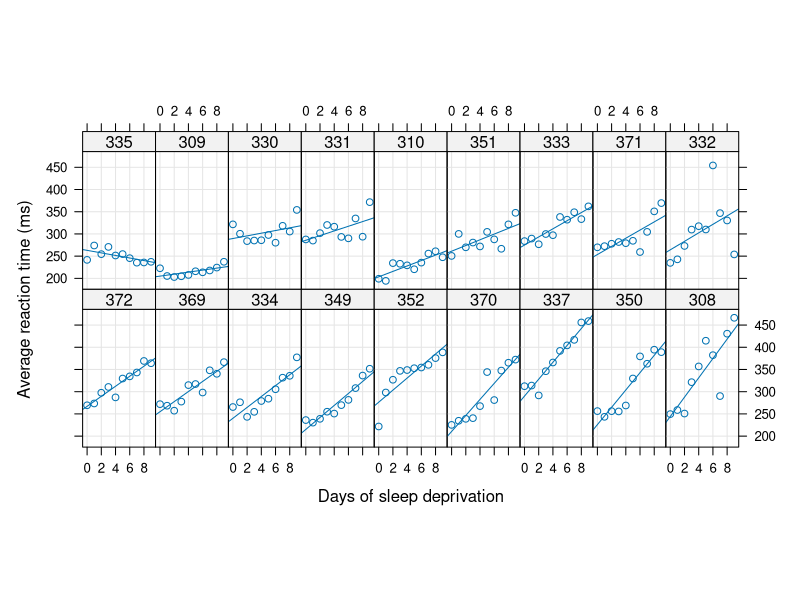
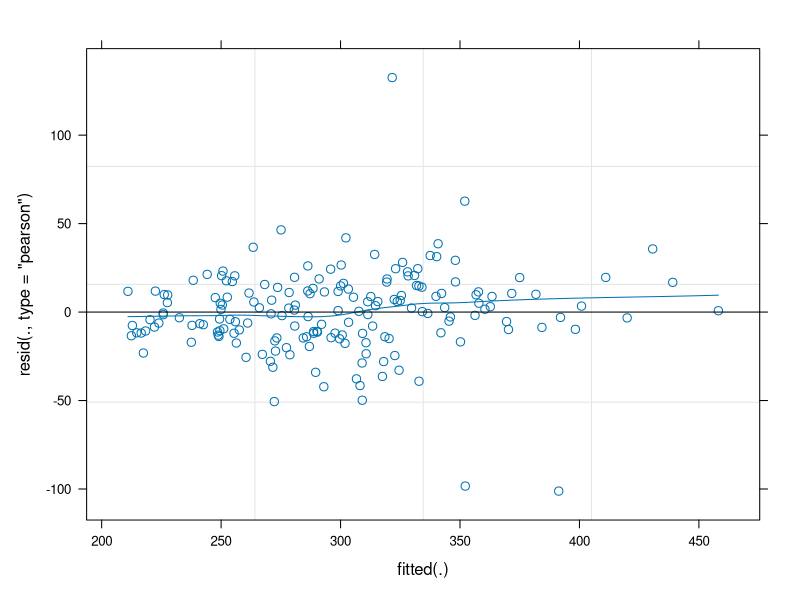
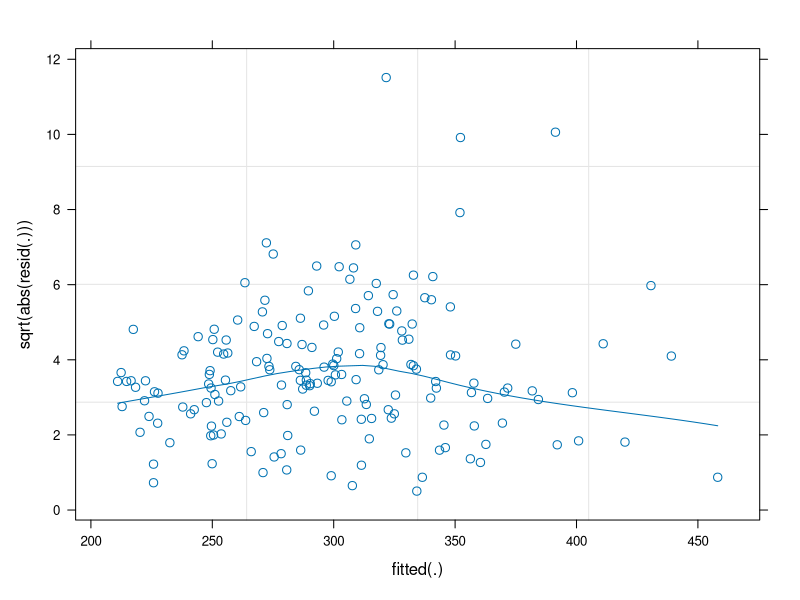
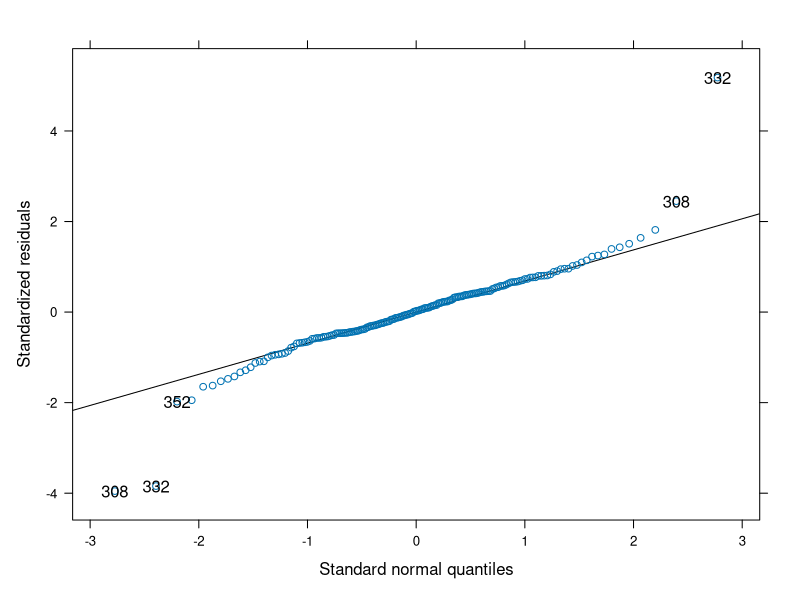
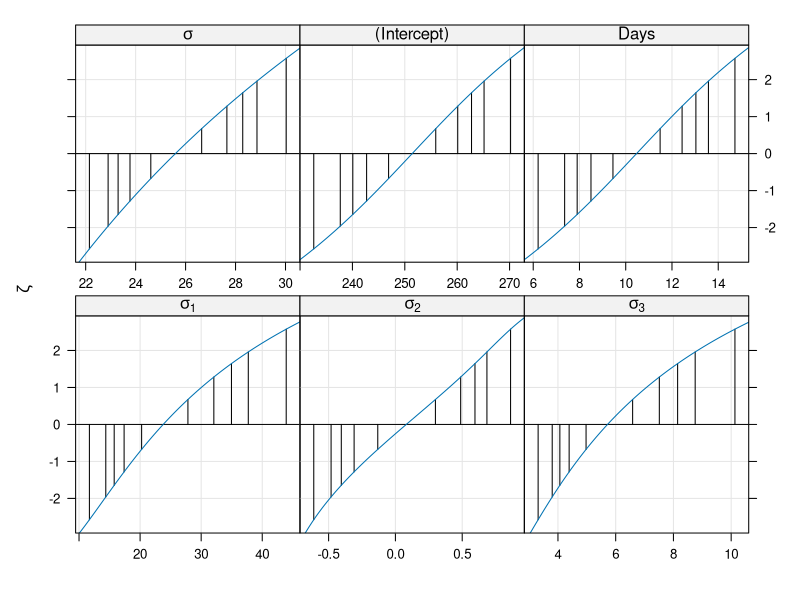
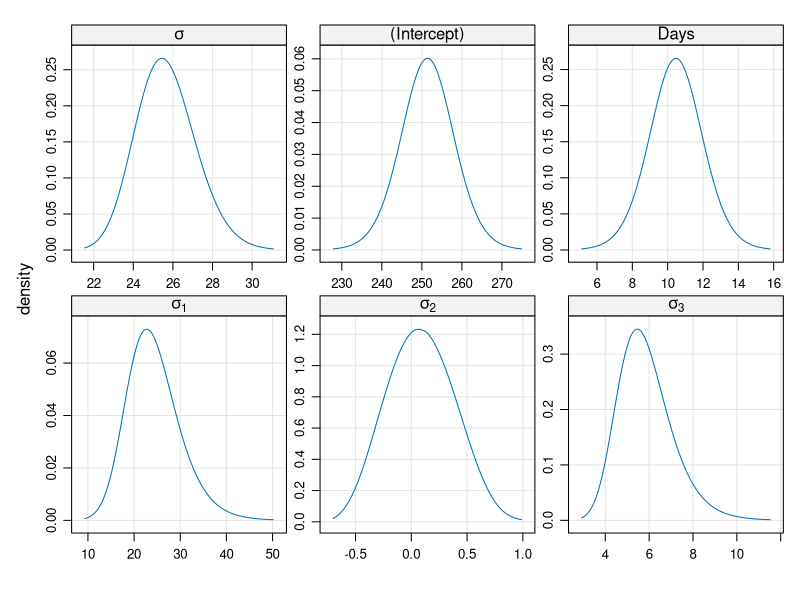
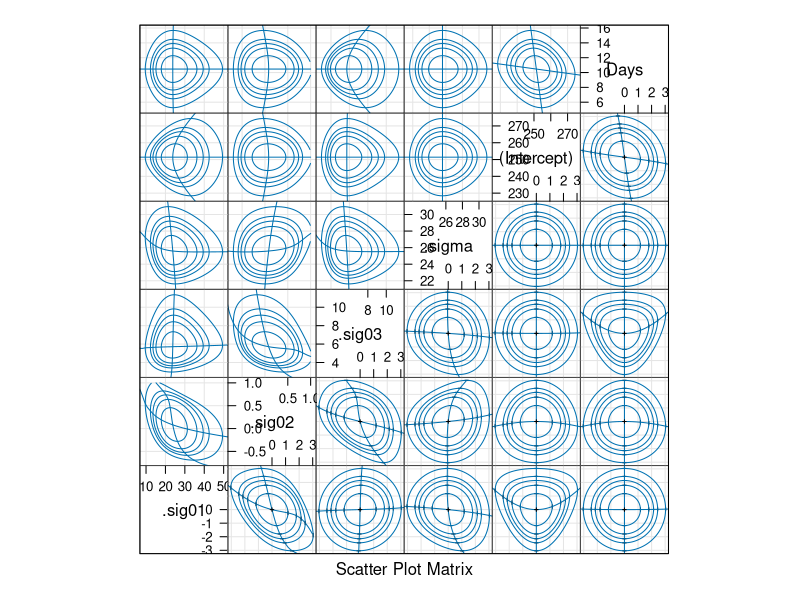
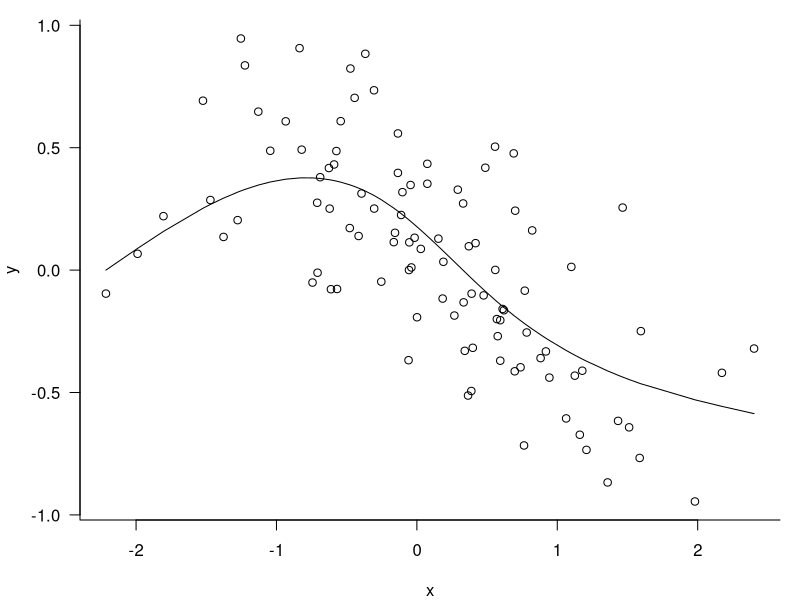

Write R code to recreate these figures, in order.
## ----preliminaries,include=FALSE,cache=FALSE,message=FALSE----------
options(width=70, show.signif.stars=FALSE,
        str=strOptions(strict.width="cut"),
        ## prefer empty continuation for reader's cut'n'paste:
        continue = "   ", #JSS: prompt = "R> ", continue = "+  ",
        useFancyQuotes = FALSE)
library("knitr")
library("lme4")
library("ggplot2")# Keeping default theme, nicer "on line":
#JSS theme_set(theme_bw())
library("grid")
zmargin <- theme(panel.spacing=unit(0,"lines"))
library("lattice")
library("minqa")
library("reformulas")
opts_chunk$set(engine='R',dev='pdf', fig.width=9, fig.height=5.5,
               prompt=TRUE, cache=TRUE, tidy=FALSE, comment=NA, error = FALSE)
knitr::render_sweave()

## ----sleep----------------------------------------------------------
str(sleepstudy)

## ----sleepPlot, echo=FALSE, fig.scap="Reaction time versus days by subject", fig.cap="Average reaction time versus days of sleep deprivation by subject.  Subjects ordered (from left to right starting on the top row) by increasing slope of subject-specific linear regressions.", fig.align='center', fig.pos='tb'----
## BMB: seemed more pleasing to arrange by increasing slope rather than
## intercept ...
xyplot(Reaction ~ Days | Subject, sleepstudy, aspect = "xy",
       layout = c(9, 2), type = c("g", "p", "r"),
       index.cond = function(x, y) coef(lm(y ~ x))[2],
       xlab = "Days of sleep deprivation",
       ylab = "Average reaction time (ms)",
       as.table = TRUE)

## ----outputExample,results="hide"-----------------------------------
fm1 <- lmer(Reaction ~ Days + (Days | Subject), sleepstudy)

## ----modularExampleFormula, tidy=FALSE, eval=FALSE------------------
# parsedFormula <- lFormula(formula = Reaction ~ Days + (Days | Subject),
#                              data = sleepstudy)

## ----modularExampleObjective, tidy=FALSE, eval=FALSE----------------
# devianceFunction <- do.call(mkLmerDevfun, parsedFormula)

## ----modularExampleOptimization, tidy=FALSE, eval=FALSE-------------
# optimizerOutput <- optimizeLmer(devianceFunction)

## ----modularExampleOutput, tidy=FALSE, eval=FALSE-------------------
# mkMerMod(   rho = environment(devianceFunction),
#             opt = optimizerOutput,
#          reTrms = parsedFormula$reTrms,
#              fr = parsedFormula$fr)

## ----MMformula, eval=FALSE------------------------------------------
# resp ~ FEexpr + (REexpr1 | factor1) + (REexpr2 | factor2) + ...

## ----uncorrelatedModel,results="hide"-------------------------------
fm2 <- lmer(Reaction ~ Days + (Days || Subject), sleepstudy)

## ----setSeed, echo=FALSE--------------------------------------------
set.seed(2)

## ----factorToSparseMatrix-------------------------------------------
(f <- gl(3, 2))
(Ji <- t(as(f, Class = "sparseMatrix")))

## ----rawModelMatrix-------------------------------------------------
(Xi <- cbind(1, rep.int(c(-1, 1), 3L)))

## ----KhatriRao------------------------------------------------------
(Zi <- t(KhatriRao(t(Ji), t(Xi))))

## ----sanityCheck, include=FALSE-------------------------------------
## alternative formulation of Zi (eq:Zi)
rbind(
  Ji[1,] %x% Xi[1,],
  Ji[2,] %x% Xi[2,],
  Ji[3,] %x% Xi[3,],
  Ji[4,] %x% Xi[4,],
  Ji[5,] %x% Xi[5,],
  Ji[6,] %x% Xi[6,])

## ----nc, echo=FALSE-------------------------------------------------
nc <- 3

## ----template-------------------------------------------------------
(rowIndices <- rep(1:nc, 1:nc))
(colIndices <- sequence(1:nc))
(template <- sparseMatrix(rowIndices, colIndices,
                          x = 1 * (rowIndices == colIndices)))

## ----thetaFromTemplate----------------------------------------------
(theta <- template@x)

## ----thetaSanityCheck, include=FALSE--------------------------------
lFormula(Reaction ~ (Days + I(Days^2) | Subject), sleepstudy)$reTrms$theta

## ----nl, echo=FALSE-------------------------------------------------
nl <- 2

## ----relativeCovarianceBlock----------------------------------------
(Lambdati <- .bdiag(rep(list(t(template)), nl)))

## ----relativeCovarianceBlockIndices---------------------------------
LindTemplate <- rowIndices + nc * (colIndices - 1) - choose(colIndices, 2)
(Lind <- rep(LindTemplate, nl))

## ----newTheta-------------------------------------------------------
thetanew <- round(runif(length(theta)), 1)

## ----relativeCovarianceBlockUpdate----------------------------------
Lambdati@x <- thetanew[Lind]

## ----PLSupdateTheta, eval = FALSE-----------------------------------
# Lambdat@x[] <- mapping(theta)

## ----PLSupdateThetaWithLind-----------------------------------------
mapping <- function(theta) theta[Lind]

## ----exampleNewTheta------------------------------------------------
thetanew <- c(1, -0.1, 2, 0.1, -0.2, 3)

## ----exampleLindUpdate----------------------------------------------
Lambdati@x[] <- mapping(thetanew)
Lambdati

## ----updateL, eval=FALSE--------------------------------------------
# L <- update(L, Lambdat %*% ZtW, mult = 1)

## ----PLSsolve, eval = FALSE-----------------------------------------
# cu[] <- as.vector(solve(L, solve(L, Lambdat %*% ZtWy,
#                                  system = "P"), system = "L"))
# RZX[] <- as.vector(solve(L, solve(L, Lambdat %*% ZtWX,
#                                   system = "P"), system = "L"))
# RXtRX <- as(XtWX - crossprod(RZX), "dpoMatrix")
# beta[] <- as.vector(solve(RXtRX, XtWy - crossprod(RZX, cu)))
# u[] <- as.vector(solve(L, solve(L, cu - RZX %*% beta,
#                                 system = "Lt"), system = "Pt"))

## ----PLSupdateResp, eval = FALSE------------------------------------
# b[] <- as.vector(crossprod(Lambdat, u))
# mu[] <- as.vector(crossprod(Zt, b) + X %*% beta + offset)
# wtres <- sqrtW * (y - mu)

## ----PLScalculateObjective, eval = FALSE----------------------------
# pwrss <- sum(wtres^2) + sum(u^2)
# logDet <- 2*determinant(L, logarithm = TRUE)$modulus
# if (REML) logDet <- logDet + determinant(RXtRX,
#                                          logarithm = TRUE)$modulus
# attributes(logDet) <- NULL
# profDev <- logDet + degFree * (1 + log(2 * pi * pwrss) - log(degFree))

## ----vcovByHand-----------------------------------------------------
RX <- getME(fm1, "RX")
sigma2 <- sigma(fm1)^2
sigma2 * chol2inv(RX)

## ----condVarExample, echo=FALSE, eval=FALSE-------------------------
# s2 <- sigma(fm1)^2
# Lambdat <- getME(fm1, "Lambdat")
# Lambda <- getME(fm1, "Lambda")
# Zt <- getME(fm1, "Zt")
# Z <- getME(fm1, "Z")
# y <- getME(fm1, "y")
# X <- getME(fm1, "X")
# beta <- getME(fm1, "beta")
# L <- getME(fm1, "L")
# (V <- crossprod(solve(L, system = "L")))[1:2, 1:2]
# (s2 * Lambda %*% V %*% Lambdat)[1:2, 1:2]
# attr(ranef(fm1, condVar = TRUE)$Subject, "postVar")[ , , 1] # should be same as Lam %*% V %*% Lamt
# (U <- as.vector((V %*% Lambdat %*% Zt %*%  (y - X %*% beta))))
# getME(fm1, "u")

## ----updateModel----------------------------------------------------
fm3 <- update(fm1, . ~ . - (Days | Subject) + (1 | Subject))
formula(fm3)

## ----summary1,echo=FALSE--------------------------------------------
ss <- summary(fm1)
cc <- capture.output(print(ss))
reRow <- grep("^Random effects", cc)
cat(cc[1:(reRow - 2)], sep = "\n")

## ----summary1reproduced, eval=FALSE---------------------------------
# formula(fm1)
# REMLcrit(fm1)
# quantile(residuals(fm1, "pearson", scaled = TRUE))

## ----summary2, echo=FALSE-------------------------------------------
feRow <- grep("^Fixed effects", cc)
cat(cc[reRow:(feRow - 2)], sep = "\n")

## ----summary2reproduced, eval=FALSE---------------------------------
# print(vc <- VarCorr(fm1), comp = c("Variance", "Std.Dev."))
# nobs(fm1)
# ngrps(fm1)
# sigma(fm1)

## ----VarCorr--------------------------------------------------------
as.data.frame(VarCorr(fm1))

## ----summary3, echo=FALSE-------------------------------------------
corRow <- grep("^Correlation", cc)
cat(cc[feRow:(corRow - 2)], sep = "\n")

## ----summary4, echo=FALSE-------------------------------------------
cat(cc[corRow:length(cc)], sep = "\n")

## ----diagplot1,fig.keep="none"--------------------------------------
plot(fm1, type = c("p", "smooth"))

## ----diagplot2,fig.keep="none"--------------------------------------
plot(fm1, sqrt(abs(resid(.))) ~ fitted(.),
     type = c("p", "smooth"))

## ----diagplot3,fig.keep="none"--------------------------------------
qqmath(fm1, id = 0.05)

## ----ppsim,results="hide"-------------------------------------------
iqrvec <- sapply(simulate(fm1, 1000), IQR)
obsval <- IQR(sleepstudy$Reaction)
post.pred.p <- mean(obsval >= c(obsval, iqrvec))

## ----anovaQuadraticModel--------------------------------------------
fm4 <- lmer(Reaction ~ polyDays[ , 1] + polyDays[ , 2] +
            (polyDays[ , 1] + polyDays[ , 2] | Subject),
            within(sleepstudy, polyDays <- poly(Days, 2)))
anova(fm4)

## ----anovaSanityCheck, include=FALSE--------------------------------
(getME(fm4, "RX")[2, ] %*% getME(fm4, "fixef"))^2

## ----anovaManyModels------------------------------------------------
anova(fm1, fm2, fm3)

## ----anovaRes,echo=FALSE--------------------------------------------
fm3ML <- refitML(fm3)
fm2ML <- refitML(fm2)
fm1ML <- refitML(fm1)
ddiff <- deviance(fm3ML) - deviance(fm2ML)
dp <- pchisq(ddiff, 1, lower.tail = FALSE)
ddiff2 <- deviance(fm2ML) - deviance(fm1ML)

## ----pvaluesHelp, eval=FALSE----------------------------------------
# help("pvalues")

## ----compareCI,echo=FALSE,cache=TRUE,message=FALSE,warning=FALSE----
ccw <- confint(fm1, method = "Wald")
## compute the profile once here and re-use it below rather than
## profiling fm1 a second time; profiling is expensive and
## makes us exceed CRAN time limits
pf <- profile(fm1)
ccp <- confint(pf)
ccb <- confint(fm1, method = "boot")

## ----CIqcomp,echo=FALSE,eval=TRUE-----------------------------------
rtol <- function(x,y) {
    abs((x - y) / ((x + y) / 2))
}
bw <- apply(ccb, 1, diff)
pw <- apply(ccp, 1, diff)
mdiffpct <- round(100 * max(rtol(bw, pw)))

## ----CIplot,echo=FALSE,eval=FALSE-----------------------------------
# ## obsolete
# ## ,fig.cap="Comparison of confidence intervals",fig.scap="CI comparison"
# tf <- function(x, method) data.frame(method = method,
#                par = rownames(x),
#                setNames(as.data.frame(x), c("lwr", "upr")))
# cc.all <- do.call(rbind, mapply(tf, list(ccw, ccp, ccb),
#                                c("Wald", "profile", "boot"),
#                      SIMPLIFY = FALSE))
# ggplot(cc.all, aes(x = 1, ymin = lwr, ymax = upr, colour = method)) +
#     geom_linerange(position = position_dodge(width = 0.5)) +
#     facet_wrap( ~ par, scale = "free") +
#     theme(axis.text.x = element_blank()) +
#     labs(x = "")

## ----profile_calc,echo=FALSE,cache=TRUE-----------------------------
## pf was computed above, in the confidence interval
## comparison; re-used here to save time by not profiling
## fm1 twice

## ----profile_zeta_plot,fig.cap="Profile zeta plot: \\code{xyplot(prof.obj)}",fig.scap="Profile zeta plot",echo=FALSE,fig.align='center',fig.pos='tb'----
xyplot(pf)

## ----profile_density_plot,fig.cap="Profile density plot: \\code{densityplot(prof.obj)}",echo=FALSE,fig.align='center',fig.pos='tb'----
densityplot(pf)

## ----profile_pairs_plot,fig.cap="Profile pairs plot: \\code{splom(prof.obj)}",echo=FALSE,fig.height=8,fig.width=8,fig.align='center',fig.pos='htb',out.height='5.5in'----
splom(pf)

## ----modularSimulationFormula---------------------------------------
form <- respVar ~ 1 + (explVar1 + explVar2 | groupFac)

## ----dataTemplate---------------------------------------------------
set.seed(1)
dat <- mkDataTemplate(form,
  nGrps = 500,
  nPerGrp = 20,
  rfunc = rnorm)
head(dat)

## ----parsTemplate---------------------------------------------------
(pars <- mkParsTemplate(form, dat))

## ----simCorr--------------------------------------------------------
vc <- matrix(c(1.0, 0.5, 0.5,
  0.5, 1.0, 0.0,
  0.5, 0.0, 1.0), 3, 3)

## ----vcTheta--------------------------------------------------------
pars$theta[] <- Vv_to_Cv(mlist2vec(vc))

## ----varCorrStructure-----------------------------------------------
dat$respVar <- simulate(form,
  newdata = dat,
  newparams = pars,
  family = "gaussian")[[1]]

## ----graphSims------------------------------------------------------
formLm <- form
formLm[[3]] <- reformulas::findbars(form)[[1]]
print(formLm)
cor(t(sapply(lmList(formLm, dat), coef)))

## ----phiToTheta, cache = FALSE--------------------------------------
phiToTheta <- function(phi) {
    theta5 <- -(phi[2]*phi[3])/phi[4]
    c(phi[1:4], theta5, phi[5])
}

## ----compute deviance function modular, cache = FALSE---------------
lf <- lFormula(formula = form, data = dat, REML = TRUE)
devf <- do.call(mkLmerDevfun, lf)

## ----wrapper modular, cache = FALSE---------------------------------
devfWrap <- function(phi) devf(phiToTheta(phi))

## ----opt modular, cache = FALSE-------------------------------------
opt <- bobyqa(par = lf$reTrms$theta[-5],
  fn = devfWrap,
  lower = lf$reTrms$lower[-5])

## ----varCorr modular, cache = FALSE---------------------------------
vcEst <- vec2mlist(Cv_to_Vv(phiToTheta(opt$par)))[[1]]
dimnames(vcEst) <- rep(lf$reTrms$cnms, 2)
round(vcEst, 2)
vc

## ----simulateSplineData,message=FALSE-------------------------------
library("gamm4")
library("splines")
set.seed(1)
n <- 100
pSimulation <- 3
pStatistical <- 8
x <- rnorm(n)
Bsimulation <- ns(x, pSimulation)
Bstatistical <- ns(x, pStatistical)
beta <- rnorm(pSimulation)
y <- as.numeric(Bsimulation %*% beta + rnorm(n, sd = 0.3))

## ----splineExampleDataPlot, fig.width=4, fig.height=3,fig.align="center"----
par(mar = c(4, 4, 1, 1), las = 1, bty = "l")
plot(x, y, las = 1)
lines(x[order(x)], (Bsimulation %*% beta)[order(x)])

## ----splineExampleApproximateFormula--------------------------------
pseudoGroups <- as.factor(rep(1:pStatistical, length = n))
parsedFormula <- lFormula(y ~ x + (1 | pseudoGroups))

## ----splineExampleModifyZt------------------------------------------
parsedFormula$reTrms <- within(parsedFormula$reTrms, {
    Bt <- t(as.matrix(Bstatistical))[]
    cnms$pseudoGroups <- "spline"
    Zt <- as(Bt, class(Zt))
})

## ----splineExampleRemainingModularSteps-----------------------------
devianceFunction <- do.call(mkLmerDevfun, parsedFormula)
optimizerOutput <- optimizeLmer(devianceFunction)
mSpline <- mkMerMod(   rho = environment(devianceFunction),
                       opt = optimizerOutput,
                    reTrms = parsedFormula$reTrms,
                        fr = parsedFormula$fr)
mSpline

## ----splineExampleFittedModelPlot, fig.width=4, fig.height=3, fig.align="center"----
xNew <- seq(min(x), max(x), length = 100)
newBstatistical <- predict(Bstatistical, xNew)
yHat <-   cbind(1, xNew) %*% getME(mSpline, "fixef") +
        newBstatistical %*% getME(mSpline, "u")
par(mar = c(4, 4, 1, 1), las = 1, bty = "l")
plot(x, y)
lines(xNew, yHat)
lines(x[order(x)], (Bsimulation %*% beta)[order(x)],lty = 2)
legend("topright", bty = "n", c("fitted", "generating"), lty = 1:2,col = 1)
